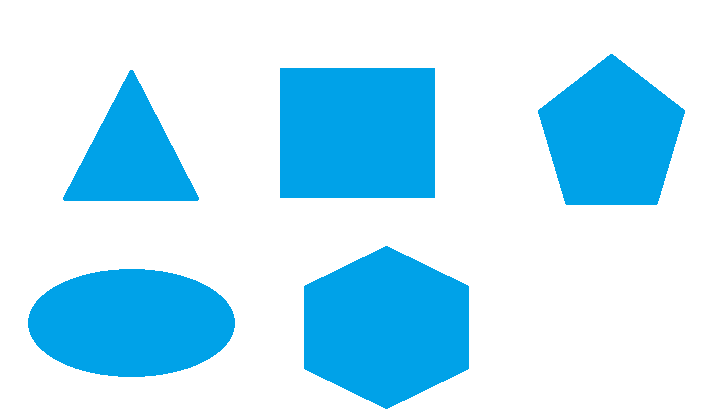
#> input picture 7)Alıştırmalar 1/polygons.png, 720 x 417 px
$ python '1.Çokgen Algılama(Shape Detection).py'
#> lines starting #> are read from the running program, lines starting #| are printed output that depends on the picture; after the words box and inside, x2 and y2 are one past the last pixel; in counts of white or black regions, pixels touching at a corner belong together
import cv2
import numpy as np

font = cv2.FONT_HERSHEY_SIMPLEX
font1 = cv2.FONT_HERSHEY_COMPLEX # opencv fonts

img = cv2.imread("polygons.png")
#> img is the input picture: shape (417, 720, 3); mean B, G, R 248.6, 229.3, 184.6

gray = cv2.cvtColor(img,cv2.COLOR_BGRA2GRAY)
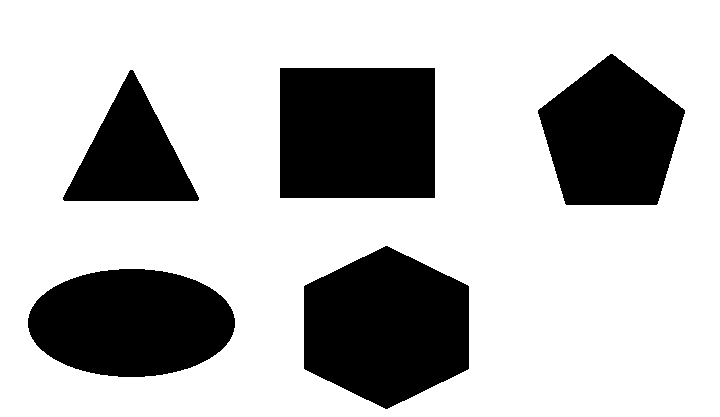
#> gray: shape (417, 720); values 122 (black) and 255 (white), 72.4% white; 5 black regions, box (x1, y1, x2, y2) and area: (304, 246, 469, 409) 20341, (280, 68, 435, 198) 20150, (28, 269, 235, 377) 17580, (538, 54, 685, 205) 15534, (63, 70, 199, 201) 9309
_,threshold = cv2.threshold(gray,240,255,cv2.THRESH_BINARY)
#> threshold: shape (417, 720); 72.4% white; 5 black regions

contours,_ = cv2.findContours(threshold,cv2.RETR_TREE,cv2.CHAIN_APPROX_SIMPLE)
#> contours = 6 contours; box (x1, y1, x2, y2) and area: (0, 0, 720, 417) 299104, (303, 245, 470, 410) 20588, (279, 67, 436, 199) 20434, (27, 268, 236, 378) 17814, (537, 53, 686, 206) 15747, (62, 69, 200, 202) 9508

for cnt in contours:
    epsilon = 0.01 * cv2.arcLength(cnt,True)
    approx = cv2.approxPolyDP(cnt,epsilon,True)

    cv2.drawContours(img,[approx],0,(0),5)

    x = approx.ravel()[0]
    y = approx.ravel()[1]

    if len(approx)==3:
        cv2.putText(img,"Triangle",(x,y),font,1,(0))

    if len(approx)==4:
        cv2.putText(img,"Rectang",(x,y),font,1,(0))

    if len(approx)==5:
        cv2.putText(img,"Pentagon",(x,y),font,1,(0))
    elif len(approx)==6:
        cv2.putText(img,"Hexagon",(x,y),font,1,(0))
    else:
        cv2.putText(img,"Ellipse",(x,y),font,1,(0))
#> this loop made 6 passes
#> (epsilon, approx, x, y) on passes 1, 4, 5: (22.7, [[0, 0], [0, 416], [719, 416], [719, 0]], 0, 0), (4.57, [[130, 69], [197, 201], [62, 199]], 130, 69), (5.72, [[279, 68], [434, 67], [435, 197], [280, 198]], 279, 68)
#> (epsilon, x, y) on passes 2, 3, 6: (5.38, 27, 318), (5.64, 385, 245), (4.99, 610, 53)
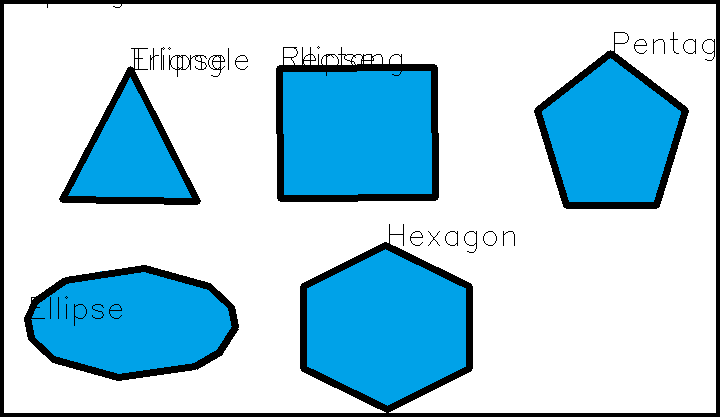
#> img: shape (417, 720, 3); 9.35% of pixels changed, all inside (x1, y1, x2, y2) = (0, 0, 720, 417)

cv2.imshow("IMG",img)

cv2.waitKey(0)
cv2.destroyAllWindows()
